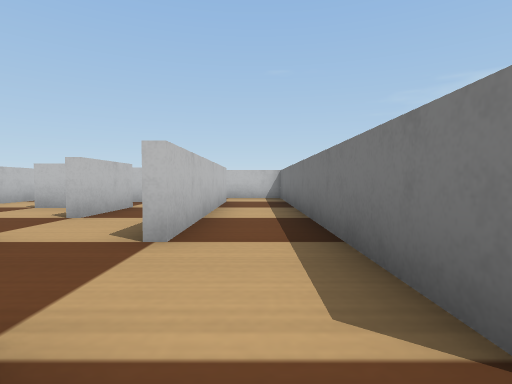
[1] (above)

24 first-person views from a walk through a Webots world. The camera is 0.03 m above the floor, tilts 2° down and sees 80° across. The floor is counted in squares, 0.05 m on a side. Each view is taken from the middle of a square. On the plan, view 1 faces up. The plan holds only what a view shows up to about 9 squares ahead; the rest is blank. The robots in the file are not drawn. Simple shapes and patterns stand in for the simulator's stock objects.

[2]
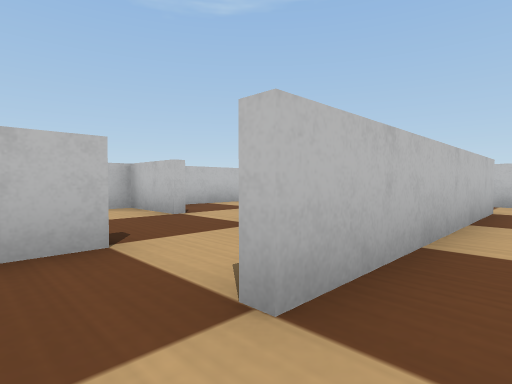

[3]
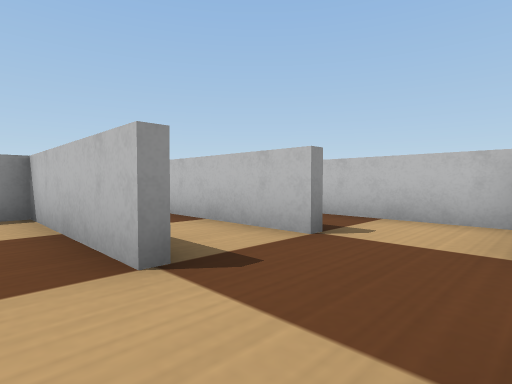

[4]
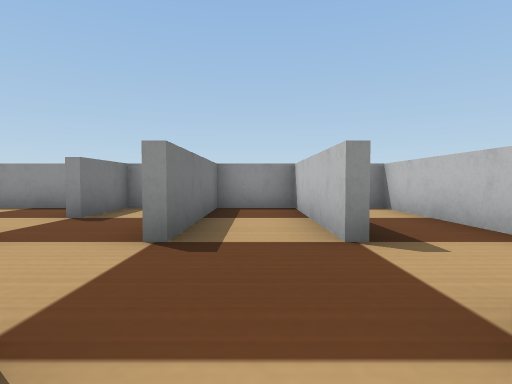

[5]
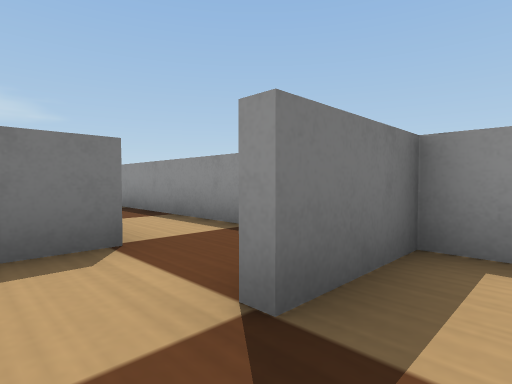

[6]
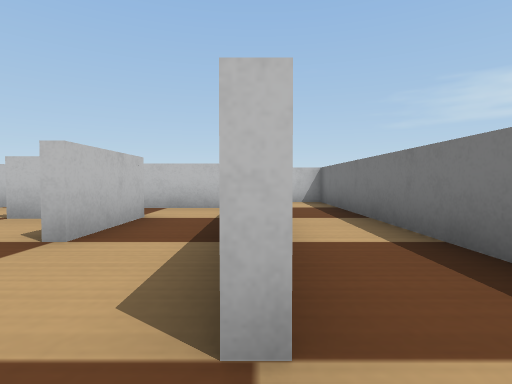

[7]
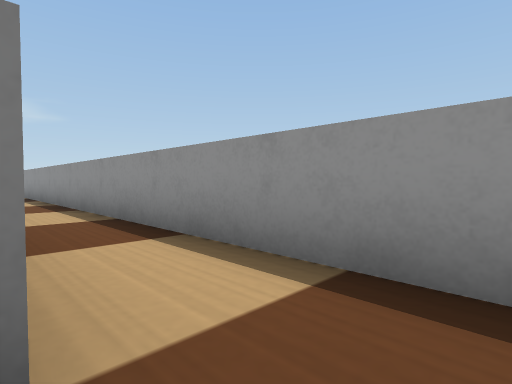

[8]
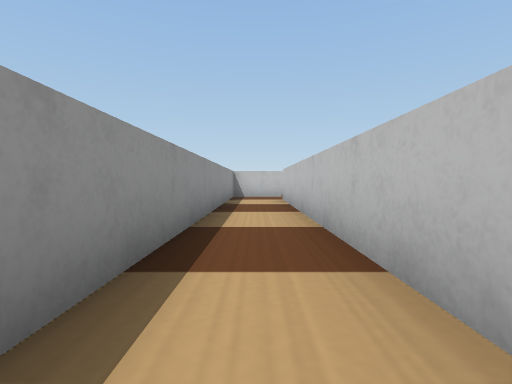

[9]
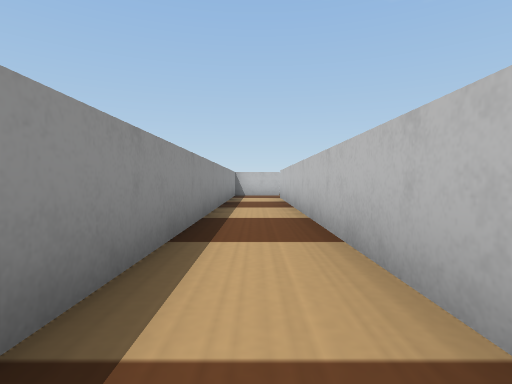

[10]
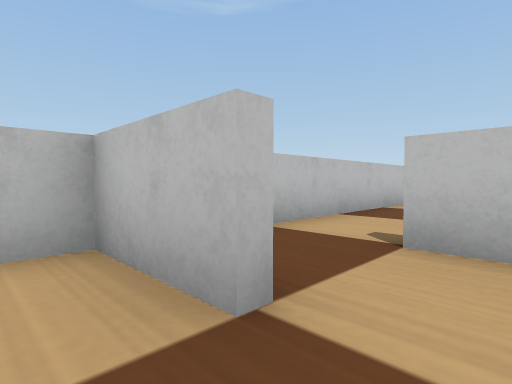

[11]
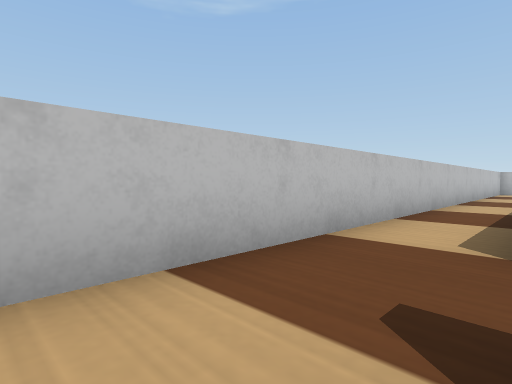

[12]
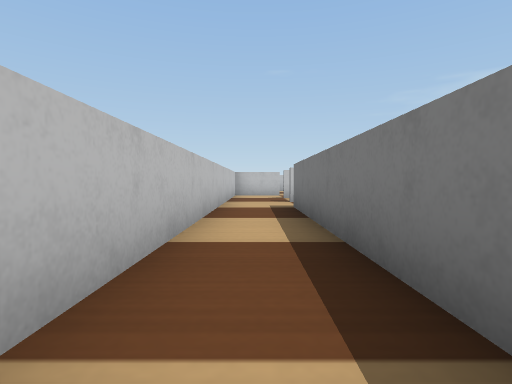

[13]
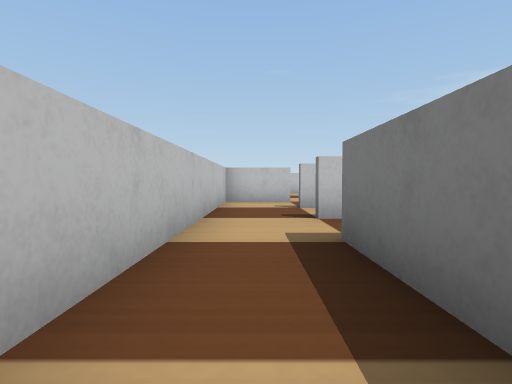

[14]
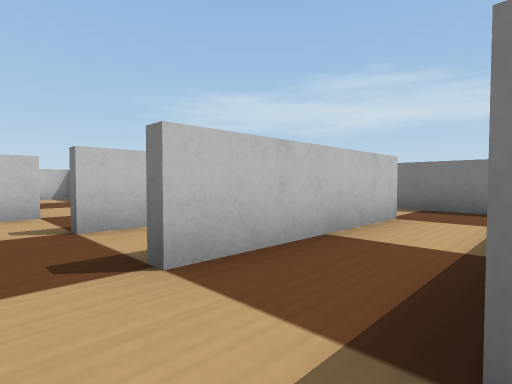

[15]
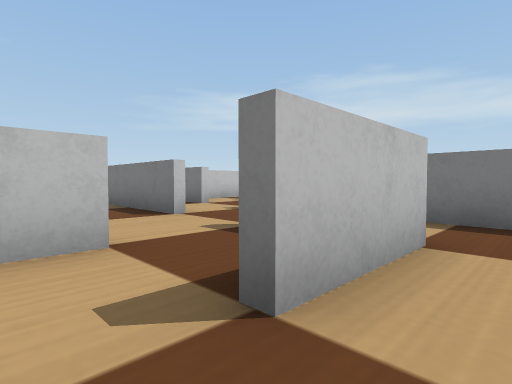

[16]
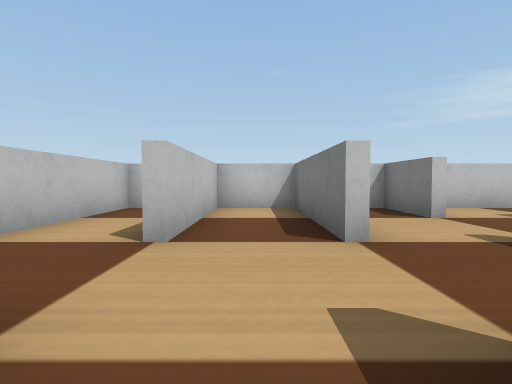

[17]
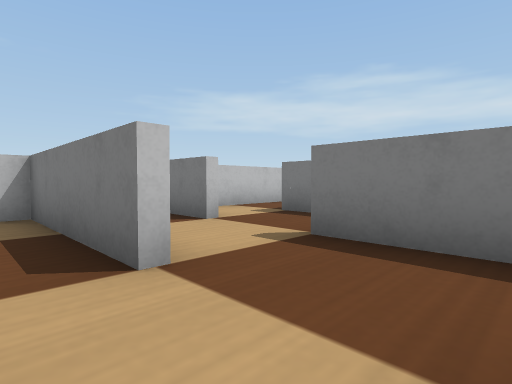

[18]
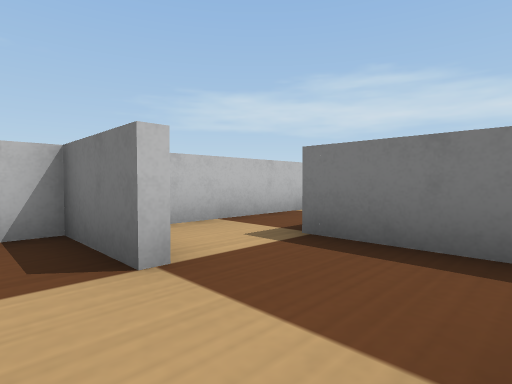

[19]
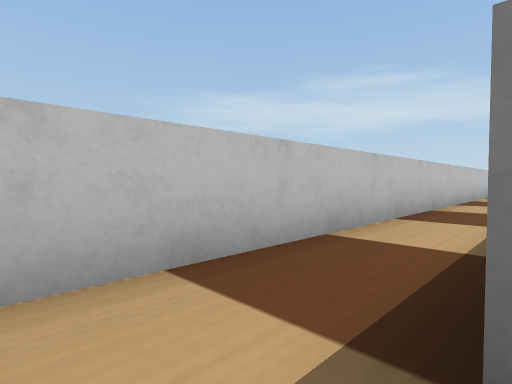

[20]
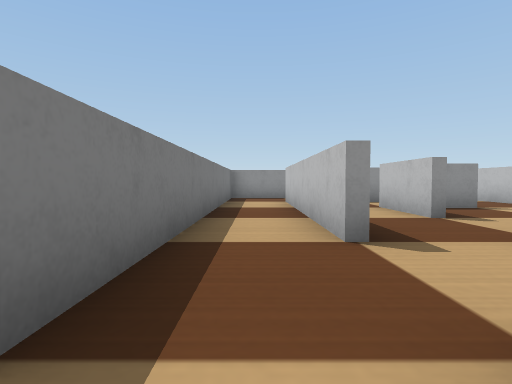

[21]
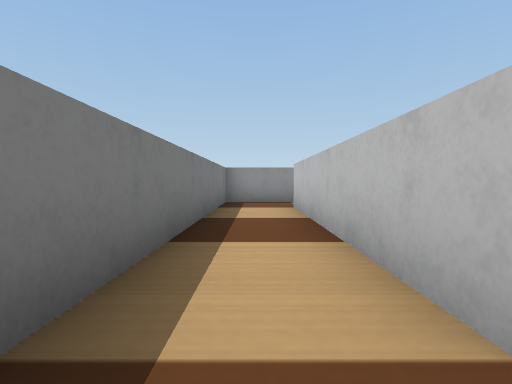

[22]
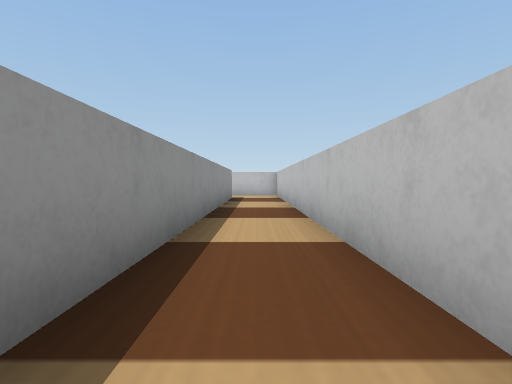

[23]
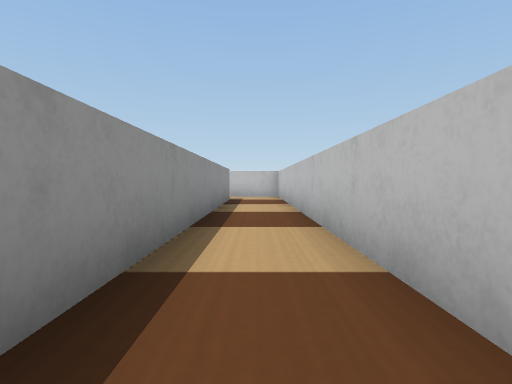

[24]
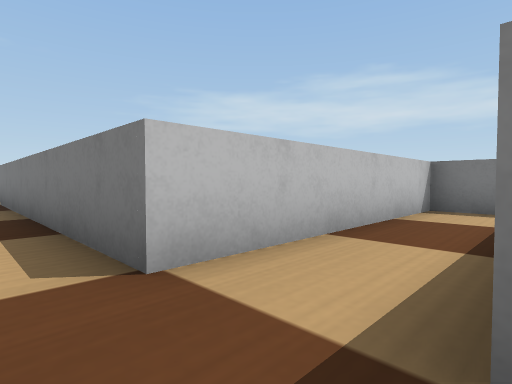

### Floor plan
Points are (right, up) in squares from view 1. A wall is a line through its corners. A room is listed if a view was taken in it or the views show most of it. See-through windows are left out.
Room 1 (views 1, 2, 3, 4, 5, 6, 7, 8, 9, 10, 11, 12, 13, 14, 15, 16, 17, 18, 19, 20, 21, 22, 23, 24)
walls: (-1.1, 19.1) (0.9, 19.1) (0.9, 29.1); (-0.9, 9.1) (-0.9, 3); (-1.7, 8.9) (-3.6, 8.9); (-1.1, 22.4) (-1.1, 23.4); (11, 0.9) (2, 0.9); (-2.9, 7.1) (-2.9, 5); (-1.1, 25.1) (-1.1, 27); (-4.1, 6.9) (-5, 6.9); (-2.9, 25) (-2.9, 22.9) (-5, 22.9); (-0.9, 27) (-0.9, 20.9) (-5, 20.9); (2.3, 29.1) (11, 29.1); (11, 30.9) (0.1, 30.9); (-5.1, 23.1) (-4.2, 23.1); (0.9, 0.9) (0.9, 10.9) (-5.1, 10.9) (-5.1, 19.1); (-2.9, 3.1) (-2.9, -0.9) (-1.1, -0.9) (-1.1, 1); (-3.1, 26.9) (-3.1, 30.9) (-4.9, 30.9) (-4.9, 27); (-5, 24.9) (-6.9, 24.9) (-6.9, 6.2); (-4.9, 4.9) (-6.9, 4.9) (-6.9, -0.9); (-1.1, 28.9) (-1.1, 30.9) (-1.7, 30.9); (0.1, -0.9) (11, -0.9); (-4.9, 3.1) (-4.9, -0.9) (-3.1, -0.9) (-3.1, 3); (-6.9, 31) (-6.9, 27.4)

Positions as (right, up) in squares from view 1, and headings:
1: (0, 0), facing up
2: (0, 2), facing up-left
3: (-2, 5), facing down-left
4: (-4, 6), facing down
5: (-2, 2), facing down-right
6: (-1, 2), facing up
7: (0, 1), facing down-right
8: (11, 0), facing left
9: (12, 0), facing left
10: (-4, 4), facing up-left
11: (-5, 8), facing up-left
12: (-6, 12), facing up
13: (-6, 16), facing up
14: (-6, 19), facing up-right
15: (-6, 22), facing up-right
16: (-4, 24), facing up
17: (-4, 25), facing up-right
18: (-2, 27), facing up-right
19: (0, 29), facing up-right
20: (0, 30), facing down
21: (0, 28), facing down
22: (12, 30), facing left
23: (11, 30), facing left
24: (-6, 9), facing up-right
